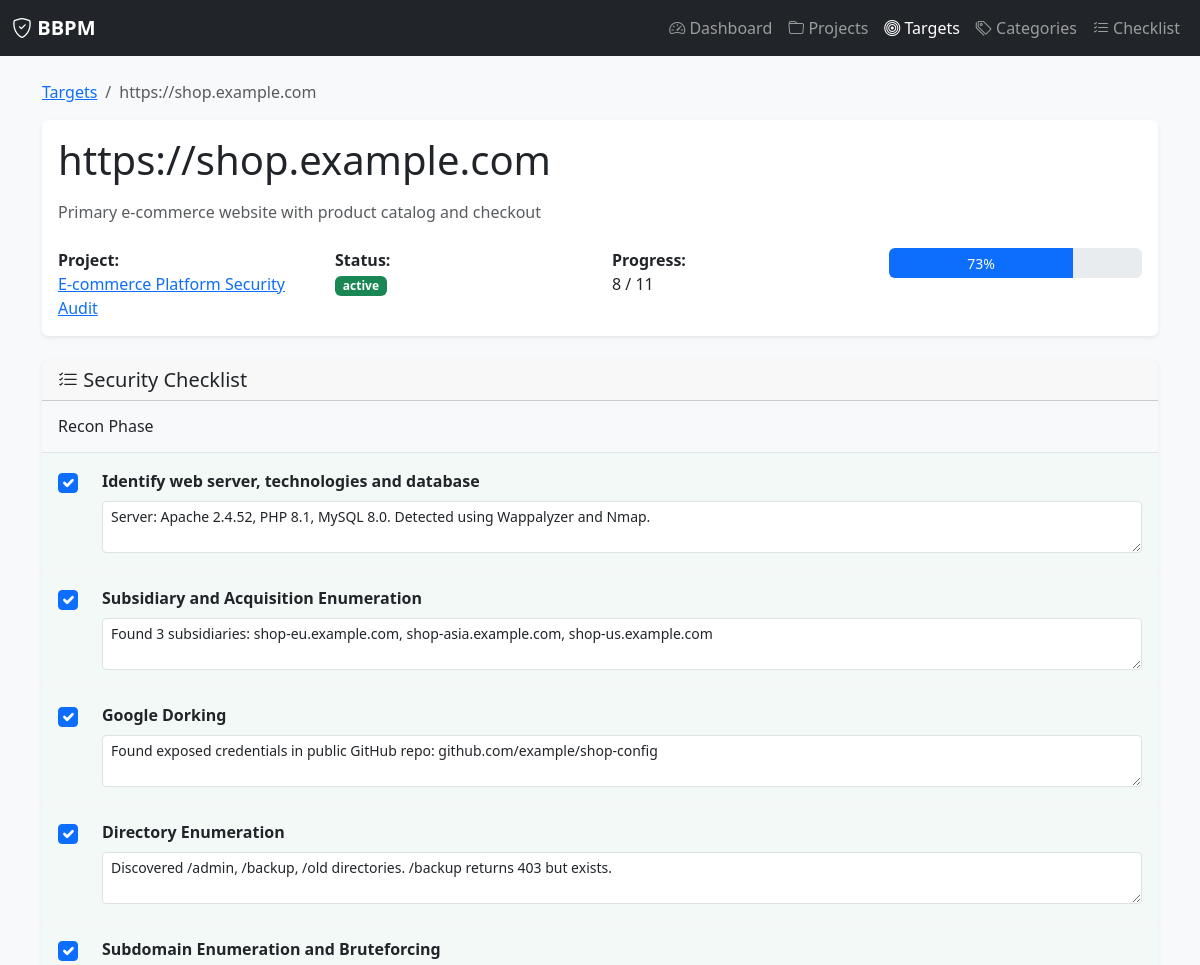
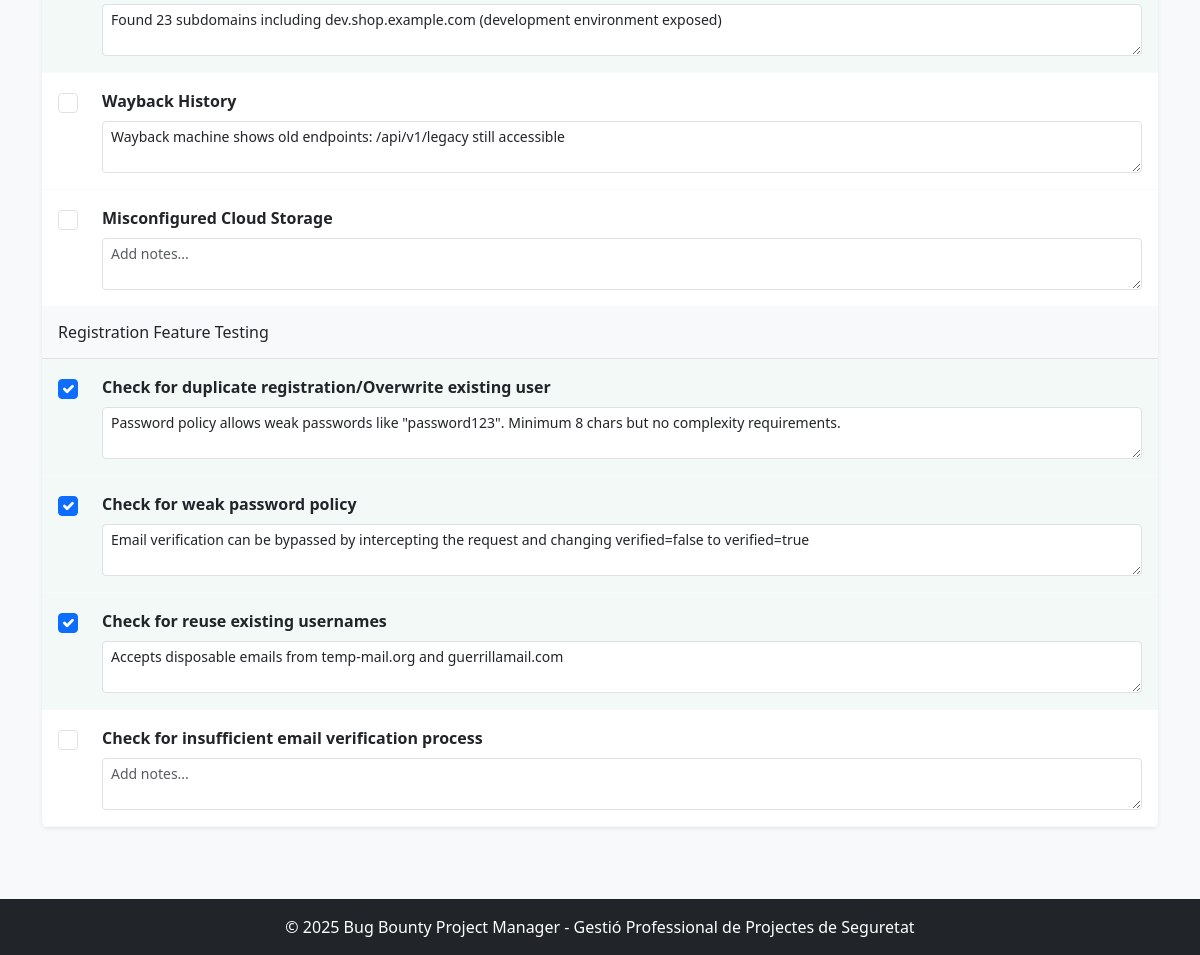
The app's page /targets/1 with its own data (2 pictures, top to bottom).
### tables this page shows
CREATE TABLE IF NOT EXISTS targets (
    id INT AUTO_INCREMENT PRIMARY KEY,
    project_id INT NOT NULL,
    name VARCHAR(255) NOT NULL,
    url VARCHAR(500),
    description TEXT,
    status VARCHAR(50) DEFAULT 'active',
    progress DECIMAL(5,2) DEFAULT 0.00,
    notes TEXT,
    aggregated_notes TEXT,
    created_at TIMESTAMP DEFAULT CURRENT_TIMESTAMP,
    updated_at TIMESTAMP DEFAULT CURRENT_TIMESTAMP ON UPDATE CURRENT_TIMESTAMP,
    FOREIGN KEY (project_id) REFERENCES projects(id) ON DELETE CASCADE
);

CREATE TABLE IF NOT EXISTS projects (
    id INT AUTO_INCREMENT PRIMARY KEY,
    name VARCHAR(255) NOT NULL,
    description TEXT,
    status VARCHAR(50) DEFAULT 'active',
    created_at TIMESTAMP DEFAULT CURRENT_TIMESTAMP,
    updated_at TIMESTAMP DEFAULT CURRENT_TIMESTAMP ON UPDATE CURRENT_TIMESTAMP
);

CREATE TABLE IF NOT EXISTS target_checklist (
    id INT AUTO_INCREMENT PRIMARY KEY,
    target_id INT NOT NULL,
    checklist_item_id INT NOT NULL,
    is_checked BOOLEAN DEFAULT FALSE,
    notes TEXT,
    severity ENUM('low', 'medium', 'high', 'critical', 'info') DEFAULT 'info',
    checked_at TIMESTAMP NULL,
    created_at TIMESTAMP DEFAULT CURRENT_TIMESTAMP,
    updated_at TIMESTAMP DEFAULT CURRENT_TIMESTAMP ON UPDATE CURRENT_TIMESTAMP,
    FOREIGN KEY (target_id) REFERENCES targets(id) ON DELETE CASCADE,
    FOREIGN KEY (checklist_item_id) REFERENCES checklist_items(id) ON DELETE CASCADE,
    UNIQUE KEY unique_target_item (target_id, checklist_item_id)
);

CREATE TABLE IF NOT EXISTS checklist_items (
    id INT AUTO_INCREMENT PRIMARY KEY,
    category_id INT NOT NULL,
    title TEXT NOT NULL,
    description TEXT,
    order_num INT DEFAULT 0,
    created_at TIMESTAMP DEFAULT CURRENT_TIMESTAMP,
    FOREIGN KEY (category_id) REFERENCES categories(id) ON DELETE CASCADE
);

### app/Controllers/TargetController.php (called while the page is built, shortened)
<?php
class TargetController extends Controller
{
    private Target $model;
    public function __construct()
    {
        $this->model = new Target();
    }
    public function show(int $id): void
    {
        $target = $this->model->getWithProgress($id);
        $checklist = $this->model->getChecklist($id);
        $groupedChecklist = [];
        foreach ($checklist as $item) {
            $categoryId = $item['category_id'];
            if (!isset($groupedChecklist[$categoryId])) {
                $groupedChecklist[$categoryId] = [
                    'category_name' => $item['category_name'],
                    'items' => []
                ];
            }
            $groupedChecklist[$categoryId]['items'][] = $item;
        }
        $this->view('targets.show', [
            'target' => $target,
            'checklist' => $groupedChecklist
        ]);
    }
}

### app/Core/Router.php (called while the page is built, shortened)
<?php
class Router
{
    private array $routes = [];
    private string $basePath = '';
    public function __construct(string $basePath = '')
    {
        $this->basePath = rtrim($basePath, '/');
    }
    private function addRoute(string $method, string $path, callable|array $handler): void
    {
        $path = $this->basePath . $path;
        $this->routes[] = [
            'method' => $method,
            'path' => $path,
            'handler' => $handler,
            'pattern' => $this->compileRoute($path)
        ];
    }
    private function compileRoute(string $path): string
    {
        $pattern = preg_replace('/\{([a-zA-Z_][a-zA-Z0-9_]*)\}/', '(?P<$1>[^/]+)', $path);
        return '#^' . $pattern . '$#';
    }
    public function dispatch(string $method, string $uri): mixed
    {
        $uri = strtok($uri, '?');
        $uri = rtrim($uri, '/') ?: '/';
        foreach ($this->routes as $route) {
            if ($route['method'] !== $method) {
                continue;
            }
            if (preg_match($route['pattern'], $uri, $matches)) {
                $params = array_filter($matches, 'is_string', ARRAY_FILTER_USE_KEY);
                return $this->callHandler($route['handler'], $params);
            }
        }
        return $this->notFound();
    }
    private function callHandler(callable|array $handler, array $params): mixed
    {
        if (is_array($handler)) {
            [$controller, $method] = $handler;
            $controller = new $controller();
            return $controller->$method(...array_values($params));
        }
        return $handler(...array_values($params));
    }
}

### public/index.php (called while the page is built, shortened)
<?php
$router = new \App\Core\Router();
$method = $_SERVER['REQUEST_METHOD'];
$uri = parse_url($_SERVER['REQUEST_URI'], PHP_URL_PATH);
try {
    $result = $router->dispatch($method, $uri);
} catch (\Exception $e) {
    http_response_code(500);
    if ($_SERVER['HTTP_ACCEPT'] === 'application/json' || str_starts_with($uri, '/api/')) {
        header('Content-Type: application/json');
        echo json_encode(['error' => $e->getMessage()]);
    } else {
        echo "Error: " . $e->getMessage();
    }
}

### config/database.php (called while the page is built)
<?php
return [
    'host' => getenv('DB_HOST') ?: 'db',
    'port' => getenv('DB_PORT') ?: '3306',
    'database' => getenv('DB_NAME') ?: 'bbpm_db',
    'username' => getenv('DB_USER') ?: 'bbpm_user',
    'password' => getenv('DB_PASS') ?: 'bbpm_password',
    'charset' => 'utf8mb4',
    'options' => [
        PDO::ATTR_ERRMODE => PDO::ERRMODE_EXCEPTION,
        PDO::ATTR_DEFAULT_FETCH_MODE => PDO::FETCH_ASSOC,
        PDO::ATTR_EMULATE_PREPARES => false,
    ]
];

### app/Core/Database.php (called while the page is built, shortened)
<?php
class Database
{
    private static ?PDO $instance = null;
    public static function getInstance(): PDO
    {
        if (self::$instance === null) {
            $config = require __DIR__ . '/../../config/database.php';
            $dsn = sprintf(
                'mysql:host=%s;port=%s;dbname=%s;charset=%s',
                $config['host'],
                $config['port'],
                $config['database'],
                $config['charset']
            );
            try {
                self::$instance = new PDO(
                    $dsn,
                    $config['username'],
                    $config['password'],
                    $config['options']
                );
            } catch (PDOException $e) {
                throw new PDOException('Database connection failed: ' . $e->getMessage());
            }
        }
        return self::$instance;
    }
}

### app/Models/Target.php (called while the page is built, shortened)
<?php
class Target extends Model
{
    public function getWithProgress(int $id): ?array
    {
        $sql = "
            SELECT t.*,
                   p.name as project_name,
                   COUNT(tc.id) as total_items,
                   SUM(CASE WHEN tc.is_checked THEN 1 ELSE 0 END) as completed_items,
                   ROUND((SUM(CASE WHEN tc.is_checked THEN 1 ELSE 0 END) / COUNT(tc.id)) * 100, 2) as progress
            FROM targets t
            LEFT JOIN projects p ON t.project_id = p.id
            LEFT JOIN target_checklist tc ON t.id = tc.target_id
            WHERE t.id = ?
            GROUP BY t.id
        ";
        $stmt = $this->query($sql, [$id]);
        return $stmt->fetch() ?: null;
    }
    public function getChecklist(int $targetId): array
    {
        $sql = "
            SELECT tc.*, ci.title, ci.description, c.name as category_name, c.id as category_id
            FROM target_checklist tc
            JOIN checklist_items ci ON tc.checklist_item_id = ci.id
            JOIN categories c ON ci.category_id = c.id
            WHERE tc.target_id = ?
            ORDER BY c.order_num, ci.order_num
        ";
        $stmt = $this->query($sql, [$targetId]);
        return $stmt->fetchAll();
    }
}

### app/Core/Model.php (called while the page is built, shortened)
<?php
abstract class Model
{
    protected PDO $db;
    public function __construct()
    {
        $this->db = Database::getInstance();
    }
    public function query(string $sql, array $params = []): \PDOStatement
    {
        $stmt = $this->db->prepare($sql);
        $stmt->execute($params);
        return $stmt;
    }
}

### app/Views/targets/show.php (the view, shortened to what this page needs)
<div class="container">
    <nav aria-label="breadcrumb">
        <ol class="breadcrumb">
            <li class="breadcrumb-item"><a href="/targets">Targets</a></li>
            <li class="breadcrumb-item active"><?= htmlspecialchars($target['url']) ?></li>
        </ol>
    </nav>
    <div class="card mb-4">
        <div class="card-body">
            <h1 class="mb-3"><?= htmlspecialchars($target['url']) ?></h1>
            <p class="text-muted"><?= htmlspecialchars($target['description'] ?? '') ?></p>
            <div class="row mt-4">
                <div class="col-md-3">
                    <strong>Project:</strong><br>
                    <a href="/projects/<?= $target['project_id'] ?>"><?= htmlspecialchars($target['project_name']) ?></a>
                </div>
                <div class="col-md-3">
                    <strong>Status:</strong><br>
                    <span class="badge bg-<?= $target['status'] === 'active' ? 'success' : 'secondary' ?>">
                        <?= htmlspecialchars($target['status'] ?? 'active') ?>
                    </span>
                </div>
                <div class="col-md-3">
                    <strong>Progress:</strong><br>
                    <span class="completed-count"><?= $target['completed_items'] ?? 0 ?></span> / <?= $target['total_items'] ?? 0 ?>
                </div>
                <div class="col-md-3">
                    <div class="progress" style="height: 30px;" data-target-id="<?= $target['id'] ?>">
                        <div class="progress-bar" role="progressbar" style="width: <?= $target['progress'] ?? 0 ?>%">
                            <?= round($target['progress'] ?? 0) ?>%
                        </div>
                    </div>
                </div>
            </div>
        </div>
    </div>
    <div class="card">
        <div class="card-header">
            <h5 class="mb-0"><i class="bi bi-list-check"></i> Security Checklist</h5>
        </div>
        <div class="card-body p-0">
            <?php if (empty($checklist)): ?>
                <p class="p-4 text-muted">No checklist items found.</p>
            <?php else: ?>
                <?php foreach ($checklist as $category): ?>
                    <div class="category-section">
                        <div class="p-3 bg-light border-bottom">
                            <h6 class="mb-0"><?= htmlspecialchars($category['category_name']) ?></h6>
                        </div>
                        <?php foreach ($category['items'] as $item): ?>
                            <div class="checklist-item <?= $item['is_checked'] ? 'checked' : '' ?>">
                                <div class="row align-items-start">
                                    <div class="col-auto">
                                        <input type="checkbox"
                                               class="form-check-input checklist-toggle"
                                               data-target-id="<?= $target['id'] ?>"
                                               data-item-id="<?= $item['checklist_item_id'] ?>"
                                               <?= $item['is_checked'] ? 'checked' : '' ?>>
                                    </div>
                                    <div class="col">
                                        <strong><?= htmlspecialchars($item['title']) ?></strong>
                                        <textarea class="form-control form-control-sm checklist-notes"
                                                  data-target-id="<?= $target['id'] ?>"
                                                  data-item-id="<?= $item['checklist_item_id'] ?>"
                                                  placeholder="Add notes..."
                                                  rows="2"><?= htmlspecialchars($item['notes'] ?? '') ?></textarea>
                                    </div>
                                </div>
                            </div>
                        <?php endforeach; ?>
                    </div>
                <?php endforeach; ?>
            <?php endif; ?>
        </div>
    </div>
</div>

### public/assets/css/style.css (style rules this page uses)
:root { --primary: #0d6efd; --secondary: #6c757d; --success: #198754; --danger: #dc3545; --warning: #ffc107; --info: #0dcaf0; --light: #f8f9fa; --dark: #212529; }
body { min-height: 100vh; background-color: var(--light); }
.card { border: none; box-shadow: 0 0.125rem 0.25rem rgba(0, 0, 0, 0.075); transition: transform 0.2s, box-shadow 0.2s; }
.badge { font-weight: 600; }
.progress { height: 1.5rem; font-size: 0.875rem; }
.checklist-item { border-bottom: 1px solid var(--light); padding: 1rem; transition: background-color 0.15s; }
.checklist-item.checked { background-color: rgba(25, 135, 84, 0.05); }
.checklist-toggle { width: 1.25rem; height: 1.25rem; cursor: pointer; }
.checklist-notes { resize: vertical; min-height: 60px; transition: border-color 0.15s; }

### records on screen
targets: url "https://shop.example.com", description "Primary e-commerce website with product catalog and checkout", project.name "E-commerce Platform Security Audit", status "active"
target_checklist: is_checked "☑", checklist_item.title "Identify web server, technologies and database", target+checklist_item+notes "Server: Apache 2.4.52, PHP 8.1, MySQL 8.0. Detected using Wappalyzer and Nmap."
target_checklist: is_checked "☑", checklist_item.title "Subsidiary and Acquisition Enumeration", target+checklist_item+notes "Found 3 subsidiaries: shop-eu.example.com, shop-asia.example.com, shop-us.example.com"
target_checklist: is_checked "☑", checklist_item.title "Google Dorking", target+checklist_item+notes "Found exposed credentials in public GitHub repo: github.com/example/shop-config"
target_checklist: is_checked "☑", checklist_item.title "Directory Enumeration", target+checklist_item+notes "Discovered /admin, /backup, /old directories. /backup returns 403 but exists."
target_checklist: is_checked "☑", checklist_item.title "Subdomain Enumeration and Bruteforcing", target+checklist_item+notes "Found 23 subdomains including dev.shop.example.com (development environment exposed)"
target_checklist: checklist_item.title "Wayback History", target+checklist_item+notes "Wayback machine shows old endpoints: /api/v1/legacy still accessible"
target_checklist: checklist_item.title "Misconfigured Cloud Storage", target+checklist_item "Add notes..."
target_checklist: is_checked "☑", checklist_item.title "Check for duplicate registration/Overwrite existing user", target+checklist_item+notes "Password policy allows weak passwords like \"password123\". Minimum 8 chars but no complexity requirements."
target_checklist: is_checked "☑", checklist_item.title "Check for weak password policy", target+checklist_item+notes "Email verification can be bypassed by intercepting the request and changing verified=false to verified=true"
target_checklist: is_checked "☑", checklist_item.title "Check for reuse existing usernames", target+checklist_item+notes "Accepts disposable emails from temp-mail.org and guerrillamail.com"
target_checklist: checklist_item.title "Check for insufficient email verification process", target+checklist_item "Add notes..."

### other values on screen
$target['completed_items'] "8"
$target['total_items'] "11"
$target['progress'] "73"
$category['category_name'] "Recon Phase"
$category['category_name'] "Registration Feature Testing"
